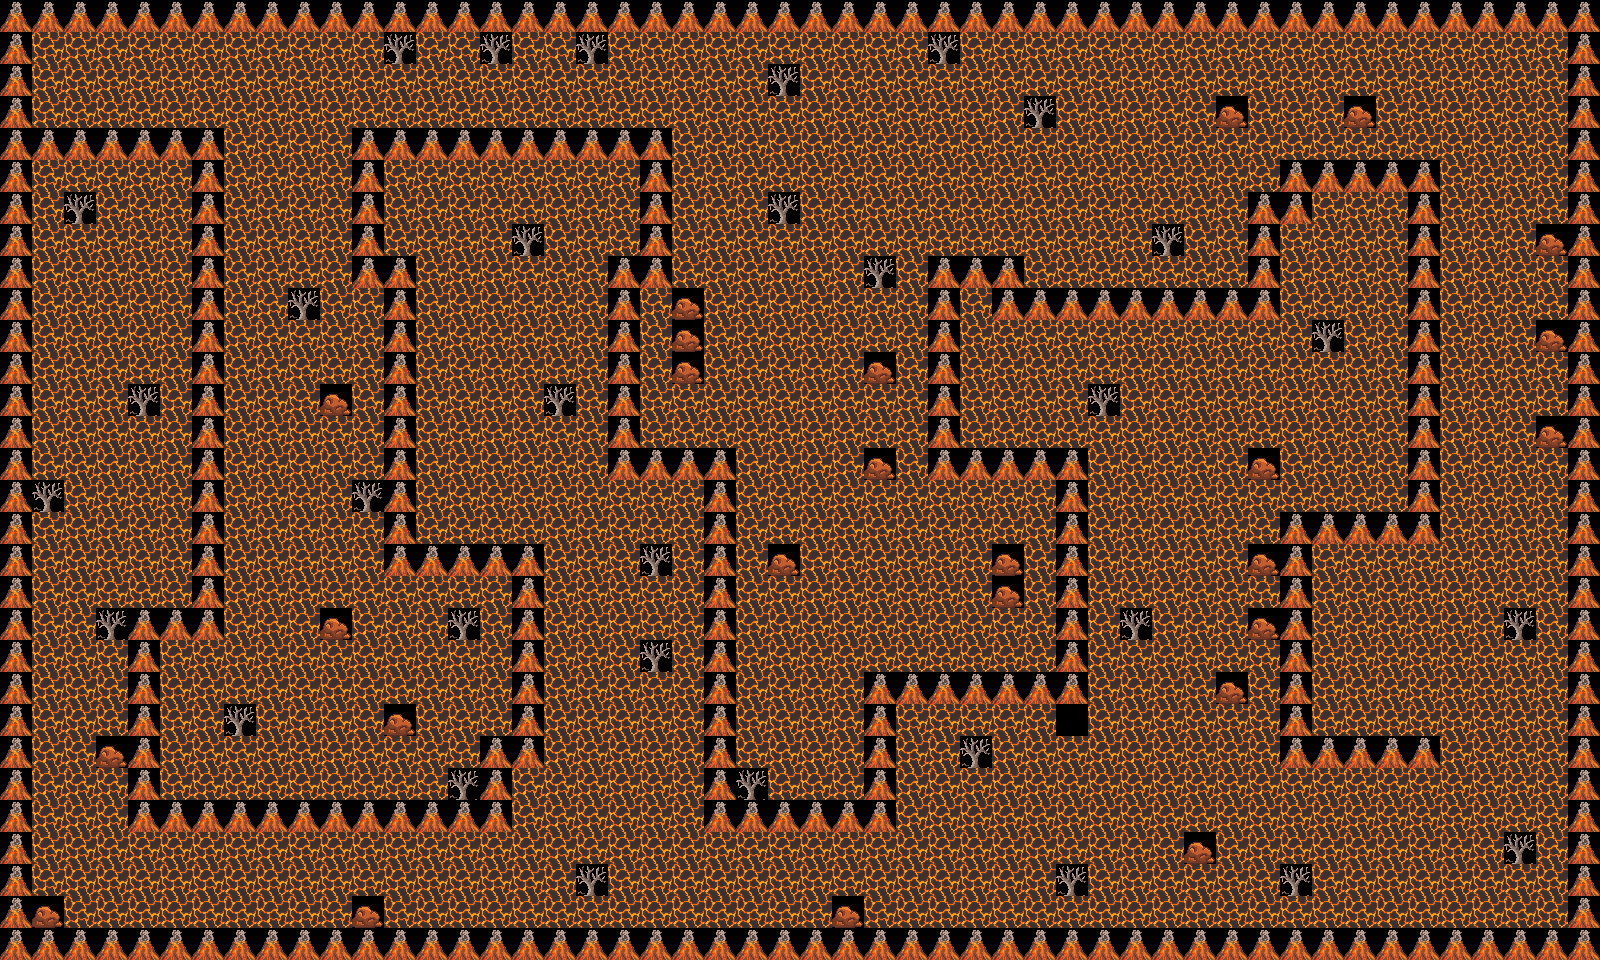

This is a level from a 2D game, rendered from its Tiled map with the project's own tilesets. A one-line summary and the map file follow, with tile-layer data summarised:
An orthogonal 50x30 tile map with 32x32 px tiles, 2 tile layers (Background, Obstacles) and 29 objects (9x NPC, 6x Ruby, 6x Speedflower, 6x Healflower, SpawnPlayer, ...).

<map version="1.10" tiledversion="1.11.2" orientation="orthogonal" renderorder="right-down" width="50" height="30" tilewidth="32" tileheight="32" infinite="0" nextlayerid="6" nextobjectid="40">
 <editorsettings>
  <export target="../public/assets/maps/map-level-03.json" format="json" />
 </editorsettings>
 <tileset firstgid="1" source="tileset.tsx" />
 <layer id="1" name="Background" width="50" height="30" locked="1">
  <data>[1500 cells, 1499 non-empty, 2 distinct tile ids]</data>
 </layer>
 <layer id="2" name="Obstacles" width="50" height="30" locked="1">
  <data>[1500 cells, 468 non-empty, 4 distinct tile ids]</data>
 </layer>
 <objectgroup id="3" name="SpawnPoints" visible="0" locked="1">
  <object id="1" name="SpawnPlayer" x="176" y="80" />
  <object id="31" name="NPC" x="1069.33" y="233.333">
   <properties>
    <property name="skin" value="npc4" />
   </properties>
  </object>
  <object id="32" name="NPC" x="1206.67" y="384">
   <properties>
    <property name="skin" value="npc4" />
   </properties>
  </object>
  <object id="33" name="NPC" x="953.333" y="869.333">
   <properties>
    <property name="skin" value="npc4" />
   </properties>
  </object>
  <object id="34" name="NPC" x="862.667" y="600">
   <properties>
    <property name="skin" value="npc4" />
   </properties>
  </object>
  <object id="35" name="NPC" x="1508" y="693.333">
   <properties>
    <property name="skin" value="npc4" />
   </properties>
  </object>
  <object id="36" name="NPC" x="577.333" y="554.667">
   <properties>
    <property name="skin" value="npc4" />
   </properties>
  </object>
  <object id="37" name="NPC" x="1196" y="554.667">
   <properties>
    <property name="skin" value="npc4" />
   </properties>
  </object>
  <object id="38" name="NPC" x="1393.33" y="889.333">
   <properties>
    <property name="skin" value="npc4" />
   </properties>
  </object>
  <object id="39" name="NPC" x="577.333" y="557.333">
   <properties>
    <property name="skin" value="npc4" />
   </properties>
  </object>
 </objectgroup>
 <objectgroup id="4" name="Items" locked="1">
  <object id="6" name="Ruby" gid="20" x="938" y="164" width="32" height="32" />
  <object id="7" name="Ruby" gid="20" x="802" y="764" width="32" height="32" />
  <object id="8" name="Ruby" gid="20" x="418" y="215" width="32" height="32" />
  <object id="9" name="Ruby" gid="20" x="66.6667" y="306.667" width="32" height="32" />
  <object id="10" name="Ruby" gid="20" x="1413.33" y="860" width="32" height="32" />
  <object id="11" name="Speedflower" gid="21" x="732" y="364" width="32" height="32" />
  <object id="12" name="Healflower" gid="21" x="670.667" y="90.6667" width="32" height="32" />
  <object id="13" name="Healflower" gid="21" x="1128" y="144" width="32" height="32" />
  <object id="14" name="Speedflower" gid="21" x="1501.33" y="137.333" width="32" height="32" />
  <object id="15" name="Healflower" gid="21" x="1508" y="541.333" width="32" height="32" />
  <object id="16" name="Healflower" gid="21" x="1374.67" y="654.667" width="32" height="32" />
  <object id="17" name="Speedflower" gid="21" x="1110.67" y="786.667" width="32" height="32" />
  <object id="18" name="Speedflower" gid="21" x="697.333" y="889.333" width="32" height="32" />
  <object id="19" name="Speedflower" gid="21" x="452" y="480" width="32" height="32" />
  <object id="20" name="Healflower" gid="21" x="125.333" y="902.667" width="32" height="32" />
  <object id="21" name="Speedflower" gid="21" x="112" y="509.333" width="32" height="32" />
  <object id="24" name="Ruby" gid="20" x="268" y="104" width="32" height="32" />
  <object id="30" name="Healflower" gid="21" x="1474.67" y="232" width="32" height="32" />
 </objectgroup>
 <objectgroup id="5" name="Doors" locked="1">
  <object id="4" name="Cave" gid="9" x="1410.67" y="72" width="32" height="32">
   <properties>
    <property name="goToWorld" value="map-level-04" />
    <property name="needStoneCount" value="6" />
   </properties>
  </object>
 </objectgroup>
</map>